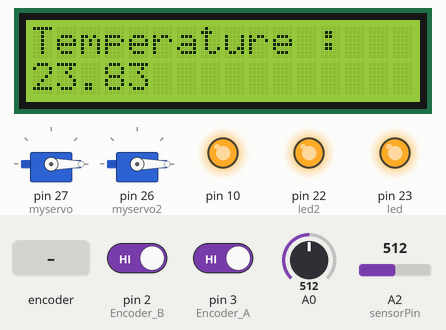
Recording of a sketch running on a simulated Arduino Mega 2560, built with avr-gcc and run on an emulated ATmega2560. On the bench: 2 × servo, 16×2 character LCD, output pins drawn as LEDs (lit = HIGH). Inputs (shaded band) come from the test bench; at power-on: A2 (sensorPin) = 512, A0 = 512, pin 2 (Encoder_B) HIGH, pin 3 (Encoder_A) HIGH.

Above: at 1.2 s.
1.3 s: A2 (sensorPin) set to 376
At 2.7 s:
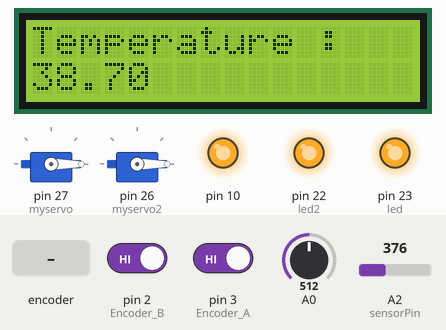
3.0 s: A2 (sensorPin) set to 354
At 3.21 s:
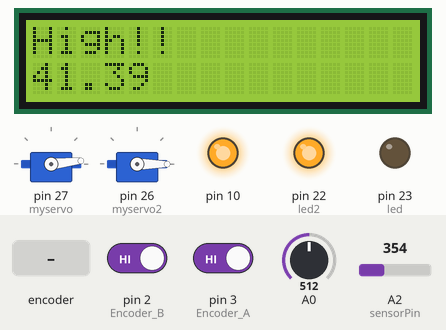
5.4 s: A2 (sensorPin) set to 716
At 5.94 s:
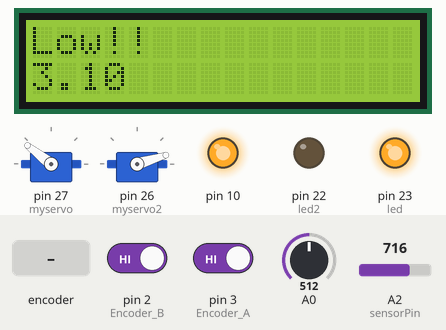
7.8 s: A0 set to 468
10.3 s: A0 set to 442
At 11.1 s:
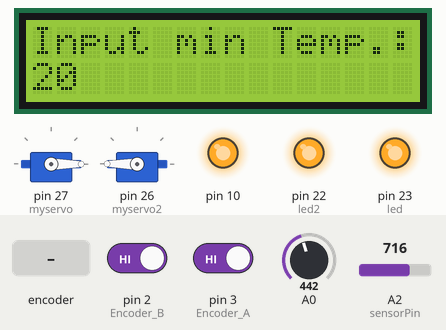
12.1 s: rotary encoder on pin 3 (Encoder_A) / pin 2 (Encoder_B) turned 1 step (first pin leading)
At 13.6 s:
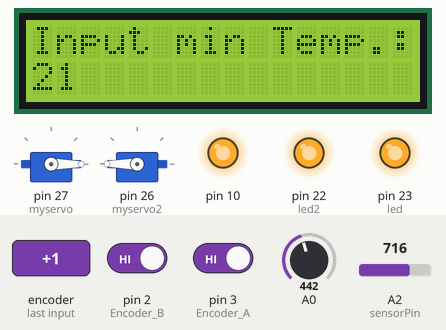
Timing chart, 0 to 15.0 s (numbered marks = the images above; inputs shaded):
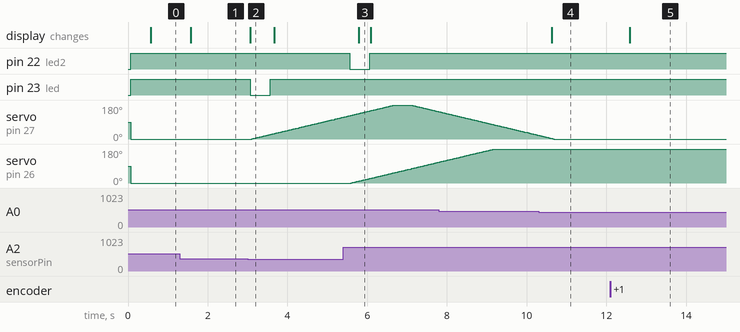

The sketch:

main_up.ino
```cpp
#include <LiquidCrystal.h> // LCD 쉴드, 이 쉴드를 전용으로 만든 헤더파일(LiquidCrystal.h)을 포함시켜줌
#include <Servo.h> // 서보모터를 돌기 위한 헤더파일

#include <String.h>
#include "Buzzer.h"
#include "TimerOne.h"
#include "TimerThree.h"

Servo myservo;  // create servo object to control a servo
Servo myservo2;  // create servo object to control a servo

int sensorPin = A2;    // select the input pin for the potentiometer
int sensorValue = 0;  // ADC 값
float sensorVoltage = 0.0; // 센서에 걸리는 전압
float sensorResistor = 0.0; // 센서의 저항
float sensorTemp = 0.0; // 센서에서 측정된 온도
float tempMiddle = 0.0;
float range = 30;   //10%
String str_temp = "";

LiquidCrystal lcd(8,9,4,5,6,7);
// LCD 쉴드 객체 생성(LCD 출력에 사용할 핀들을 설정해준다)

int led = 23; // LED 출력을 담당하는 핀을 2번으로 설정(빨간불)
int led2 = 22; // 노란불

int pos1 = 0;
int pos2 = 0;
int mt_state1 = 0; //(Hot)servo 모터 상태 저장( 0: 고정 , 1 : 열림 , 2: 닫힘)
int mt_state2 = 0; //(Cool)
bool onBeep= 1;   //
bool bInput = 1;  //
bool bStart = 1;  //

#define btnRIGHT  0
#define btnUP     1
#define btnDOWN   2
#define btnLEFT   3
#define btnSELECT 4
#define btnNONE   5
#define btnEncodeOK  6

const int Encoder_A =  3;            // Incremental Encoder singal A is PD3
const int Encoder_B =  2;            // Incremental Encoder singal B is PD2

unsigned int minTemp = 20; //10 ~ 30
unsigned int maxTemp = 40; //30 ~ 50

int state = 0;  // 0: 온도 출력 , 1: min Temp. 설정, 2: max Temp. 설정
int adc_key_in  = 0; //조이스틱 값 저장
int lcd_key     = 0;  //조이스틱의 판별된 값

int angle = 180; //servo motor의 최대 각도

String inputString = "";         // a string to hold incoming data
boolean stringComplete = false;  // whether the string is complete
String temp_str = "";
boolean isStart = false; //패킷 시작
char tcc ; //모드 저장
int read_LCD_buttons()  //조이스틱의 값을 읽어서 판별된 정보를 반환하는 함수
{
   adc_key_in = analogRead(0); //조이스틱이 A0번에 연결되어 있음

   if (adc_key_in > 1000) return btnNONE;
   if (adc_key_in < 50)   return btnLEFT;
   if (adc_key_in < 150)  return btnUP;
   if (adc_key_in < 250)  return btnRIGHT;
   if (adc_key_in < 450)  return btnSELECT;
   if (adc_key_in < 700)  return btnDOWN;
   if (adc_key_in < 850)  return btnEncodeOK;

   return btnNONE;  // when all others fail, return this...
}

void Encoder_san() //엔코더 값을 읽는 함수
{
   if(digitalRead(Encoder_B)) //1이면 시계방향
   {
      if(state == 1){       //state가 1이면 minTemp설정
         minTemp++;  //10 ~ 30
         if(minTemp > 30) minTemp = 30;
      }else if(state == 2){ //state가 2이면 maxTemp 설정
         maxTemp++;  //30 ~ 50
         if(maxTemp > 50) maxTemp = 50;
      }
   }
   else                       //0이면 반시계 방향
   {
      if(state == 1){
         minTemp--;
         if(minTemp < 10) minTemp = 10;
      }else if(state == 2){
         maxTemp--;
         if(maxTemp < 30) maxTemp = 30;
      }
   }
}

/*경고음이 반복해서 들리지 않고 설정한 온도보다 높아지는 순간에만 울리기 위해 설정한 변수이다. 만약 onBeep이 1이면 경고음을 내고, 0이면 경고음을 내지않기 위한 것을 설정해주는 변수*/
void setup() {
   myservo.attach(27);  // attaches the servo on pin 11 to the servo object
   myservo2.attach(26);  // attaches the  servo on pin 11 to the servo object
   lcd.begin(16, 2);// LCD의 cols의 길이가 16, rows의 길이가 2
   pinMode(10, OUTPUT); // 10번 핀으로 LCD 출력을 담당
   digitalWrite(10, HIGH); // 10번 핀(pin)에 HIGH(5V)를 줄지, LOW(0V)를 줄지 입력
   // lcd에 함수의 인수 안에 든 문자열을 출력
   pinMode(led, OUTPUT);  // 3번 핀으로 LED 출력을 담당
   pinMode(led2, OUTPUT);  // 3번 핀으로 LED 출력을 담당
   digitalWrite(led,HIGH);   //sink방식으로 연결되어 있기 때문에 High로 설정
   digitalWrite(led2,HIGH);  // 5v - LED - Arduino(digital)

   Serial2.begin(115200);   //mainup - buzzerup
   Serial1.begin(9600);     //smart phone - mainup

   myservo.write(0);  //초기 각도를 0도로 설정
   myservo2.write(0);

   Timer1.initialize(20000); //20000us -> 20ms -> 50Hz
   Timer1.attachInterrupt(callback1);
   // 0.02초

   Timer3.initialize(500000); //us -> 0.5초
   Timer3.attachInterrupt(callback3);
  // 현재하던 일을 중단시키고 callback 함수 실행


   pinMode(Encoder_A, INPUT);
   pinMode(Encoder_B, INPUT);
   digitalWrite(Encoder_A, 1);
   digitalWrite(Encoder_B, 1);
   //========================================
   attachInterrupt(1, Encoder_san, FALLING);
   // 회전하면서 값을 설정하는 순간 Encoder_san 함수를 불러 min 10~30 // max 20~40 사이의 숫자로 설정하도록 한다
  // 회전할 때 Encoder_san

   inputString.reserve(200); // 통신용 데이터저장공간 200byte
}
void callback1(){    // 서브모터
   myservo.write(pos1);              // tell servo to go to  position in variable 'pos']
   myservo2.write(pos2);
   if(mt_state1 == 1){ //여는거
      if(pos1 < angle) pos1++;
   }else if(mt_state1 == 2){ //잠구는거
      if(pos1 > 0) pos1--;
   }
   if(mt_state2 == 1){
      if(pos2 < angle) pos2++;
   }else if(mt_state2 == 2){ //잠구는거
      if(pos2 > 0) pos2--;
   }
}
void callback3(){ // 온도 값 읽어들임
   TempHumiSensorRead();
}
void TempHumiSensorRead(){
   static float tmp = 0; // 이전 온도를 저장해주는 변수

   sensorValue = analogRead(sensorPin);
   sensorVoltage = 5.0*sensorValue / 1023.0;
   sensorResistor = 10.4*sensorVoltage / (5-sensorVoltage);
   sensorTemp = (706.6 * (pow((sensorResistor*1000),-0.1541))-146);

   if(bStart){ //처음 시작할때, tmp와 sensorTemp를 같게 시작
      tmp = sensorTemp; // 이전온도 저장
      bStart = 0; // 처음에만 이전온도를 sensorTemp로 설정

     }

   if(sensorTemp < -10 ){ //값이 갑자기 급변하는경우 (노이즈) 이전 값으로 대체
      sensorTemp = tmp; // 이전값으로 대체
   }

   tempMiddle = (maxTemp - minTemp)/2.0; // 중간값이 몇인지 저장
   if(state == 1){ // minTemp설정 화면
      lcd.setCursor(0,0); // LCD에 커서를 (0,0)으로 설정
      lcd.clear();
      lcd.print("Input min Temp.:"); // 그 부분에 “Temperature High!”를 출력
      lcd.setCursor(0,1);
      lcd.print(minTemp);
   }
   else if(state == 2) // maxTemp설정 화면
   {
      lcd.setCursor(0,0); // LCD에 커서를 (0,0)으로 설정
      lcd.clear();
      lcd.print("Input max Temp.:"); // 그 부분에 “Temperature High!”를 출력
      lcd.setCursor(0,1);
      lcd.print(maxTemp);
   }

   else{ // 온도 출력 화면
      if((sensorTemp > maxTemp) && (mt_state1%2 == 0) && (pos1 == 0)){ // 만약 온도 값이 40도가 넘어가면
         digitalWrite(led, LOW); // LED에 HIGH(5V)를 줘서 빨간불이 들어올 수 있게 함
         lcd.setCursor(0,0); // LCD에 커서를 (0,0)으로 설정
         lcd.clear();
         lcd.print("High!!"); // 그 부분에 “Temperature High!”를 출력
         lcd.setCursor(0,1); // LCD에 커서를 (0,1)으로 설정
         lcd.print(sensorTemp); // 변수 g_fTempC의 값을 lcd에 출력해줌
         if(onBeep)   {  //1번만 소리를 재생시킴
            Serial2.print("b1$");
            onBeep = 0;
         }
         if(pos1 == 0) mt_state1 = 1;  //닫혀있을 때만 개방(움직이는 도중에는 구동이 안되게)
      }
      else if((sensorTemp < minTemp) && (mt_state2%2 == 0) && (pos2 == 0)){
         digitalWrite(led2, LOW); // LED에 HIGH(5V)를 줘서 빨간불이 들어올 수 있게 함
         lcd.setCursor(0,0); // LCD에 커서를 (0,0)으로 설정
         lcd.clear();
         lcd.print("Low!!"); // 그 부분에 “Temperature High!”를 출력
         lcd.setCursor(0,1); // LCD에 커서를 (0,1)으로 설정
         lcd.print(sensorTemp); // 변수 g_fTempC의 값을 lcd에 출력해줌
         if(onBeep)   {
            Serial2.print("b2$"); // 그냥 숫자만 보내면 buzzer up에서 fan인지 버저인지 구분해주기 위해서
            // 앞에 문자를 붙임
            // buzzer 의 2단계 + $(마지막의미)

            onBeep = 0;
         }
         if(pos2 == 0) mt_state2 = 1;
      }
      else{
//여기까지
         digitalWrite(led, HIGH); // LED이 출력되지 않게 함
         digitalWrite(led2, HIGH); // LED이 출력되지 않게 함
         lcd.setCursor(0,0); // LCD에 커서를 (0,0)으로 설정
         lcd.clear();
         lcd.print("Temperature : "); // 그 부분에 "Normal Temperature"를 출력
         lcd.setCursor(0,1);// LCD에 커서를 (0,1)으로 설정
         lcd.print(sensorTemp); // 변수 g_fTempC의 값을 lcd에 출력해줌
         Serial2.print("b0$");
         onBeep = 1; //
         if((sensorTemp <= (minTemp + tempMiddle + tempMiddle*(100.0-range)/100.0)) && mt_state1 == 1 && pos1 >= angle){ //열려 있는 상태에서 끝까지 열었으면, 닫음
            mt_state1 = 2; //닫아라 // 뜨거운 -> 차가운
         //min = 20 ,middle = 5. max = 10;
         }
         if((sensorTemp >= (minTemp + tempMiddle - tempMiddle*(100.0-range)/100.0)) && mt_state2 == 1 && pos2 >= angle){ //열려 있는 상태에서 끝까지 열었으면, 닫음
            mt_state2 = 2;
         }
      }
      str_temp = String(sensorTemp);
      Serial1.println("c"+str_temp);
      tmp = sensorTemp;  //이전 값 저장
   }
}


void serial1Event() {// smartphone에서 mainup로 들어오는 정보를 처리해주는 함수
   while (Serial1.available()) { // Serial1(smartphone - mainup)에 데이터가 있으면
      char inChar = (char)Serial1.read(); // 그 데이터를 한바이트씩 읽어들임(char로 형변환)
      if((inChar == 'f' ||inChar == 'v'||inChar == 'm'||inChar == 'M') && !isStart){
        isStart = true;
         tcc = inChar; // 모드 저장
      }
      else if(isStart && inChar != '$'){
         inputString += inChar; // 그 다음부터는 숫자값->이것으로 inpusString 값 저장
      }
      if (isStart && inChar == '$') {
         stringComplete = true;
      }
   }
}
void loop() {
   serial1Event();
   if (stringComplete) { //문자열이 끝났으면(엔터까지)
      switch(tcc){
      case 'm': minTemp = inputString.toInt(); break;
      case 'M': maxTemp = inputString.toInt(); break;
      case 'f': Serial2.print("f"+inputString+"$"); break;
      case 'v': Serial2.print("v"+inputString+"$"); break;
      // fan과 vibration은 버저마프에 있기떄문에 버저마프로 전달
     }
      inputString = "";
      stringComplete = false;
      isStart = false;
   }

   lcd_key = read_LCD_buttons();  //조이스틱에서 값을 읽음
   switch (lcd_key)               // depending on which button was pushed, we perform an action
   {
   case btnRIGHT:
     break;
   case btnLEFT:
      break;
   case btnUP:
        break;
   case btnDOWN:
       break;
   case btnSELECT:
      {
         if(bInput ){   // 눌렀다 땠을 때를 판별하기위한 변수
            state++; //state를 다음으로 변경
            state %= 3;   //0, 1, 2만 반복하기 위해
            bInput = 0;  //state의 중복 증가를 방지하기 위하여 bInput을 0으로 저장
            // 쭉 누르고 있을 때 계속 state가 바뀌기 때문에 그것을 방지해주기 위한것
         }
         break;
      }
   case btnEncodeOK:
        break;
   case btnNONE:
      {
         bInput = 1;  //땠을때, bInput을 1로 해줌으로써, 새로운 state 입력을 받을 수 있게 함
         break;
      }

   }
   delay(20);
}
```

Buzzer.cpp
```cpp
#include "Buzzer.h"
void BuzzerContol(int Freq, int PlayTime)
{
tone(BUZZER_PIN,Freq,PlayTime);
}
void BuzzerStop()
{
noTone(BUZZER_PIN);
}
```

Buzzer.h
```cpp
#include <Arduino.h>
#define NOTE_B0 31
#define NOTE_C1 33
#define NOTE_CS1 35
#define NOTE_D1 37
#define NOTE_DS1 39
#define NOTE_E1 41
#define NOTE_F1 44
#define NOTE_FS1 46
#define NOTE_G1 49
#define NOTE_GS1 52
#define NOTE_A1 55
#define NOTE_AS1 58
#define NOTE_B1 62
#define NOTE_C2 65
#define NOTE_CS2 69
#define NOTE_D2 73
#define NOTE_DS2 78
#define NOTE_E2 82
#define NOTE_F2 87
#define NOTE_FS2 93
#define NOTE_G2 98
#define NOTE_GS2 104
#define NOTE_A2 110
#define NOTE_AS2 117
#define NOTE_B2 123
#define NOTE_C3 131
#define NOTE_CS3 139
#define NOTE_D3 147
#define NOTE_DS3 156
#define NOTE_E3 165
#define NOTE_F3 175
#define NOTE_FS3 185
#define NOTE_G3 196
#define NOTE_GS3 208
#define NOTE_A3 220
#define NOTE_AS3 233
#define NOTE_B3 247
#define NOTE_C4 262 // 도
#define NOTE_CS4 277
#define NOTE_D4 294 // 레
#define NOTE_DS4 311
#define NOTE_E4 330 // 미
#define NOTE_F4 349 // 파
#define NOTE_FS4 370
#define NOTE_G4 392 // 솔
#define NOTE_GS4 415
#define NOTE_A4 440 // 라
#define NOTE_AS4 466
#define NOTE_B4 494 // 시
#define NOTE_C5 523 // 도
#define NOTE_CS5 554
#define NOTE_D5 587
#define NOTE_DS5 622
#define NOTE_E5 659
#define NOTE_F5 698
#define NOTE_FS5 740
#define NOTE_G5 784
#define NOTE_GS5 831
#define NOTE_A5 880
#define NOTE_AS5 932
#define NOTE_B5 988
#define NOTE_C6 1047
#define NOTE_CS6 1109
#define NOTE_D6 1175
#define NOTE_DS6 1245
#define NOTE_E6 1319
#define NOTE_F6 1397
#define NOTE_FS6 1480
#define NOTE_G6 1568
#define NOTE_GS6 1661
#define NOTE_A6 1760
#define NOTE_AS6 1865
#define NOTE_B6 1976
#define NOTE_C7 2093
#define NOTE_CS7 2217
#define NOTE_D7 2349
#define NOTE_DS7 2489
#define NOTE_E7 2637
#define NOTE_F7 2794
#define NOTE_FS7 2960
#define NOTE_G7 3136
#define NOTE_GS7 3322
#define NOTE_A7 3520
#define NOTE_AS7 3729
#define NOTE_B7 3951
#define NOTE_C8 4186
#define NOTE_CS8 4435
#define NOTE_D8 4699
#define NOTE_DS8 4978
#define BUZZER_PIN 12
void BuzzerContol(int Freq, int PlayTime);
void BuzzerStop();
```

Measured:
- the behaviour switches between 366 and 365 on A2 (sensorPin) (found by bisection; images 1 and 2)
- the behaviour switches between 450 and 449 on A0 (found by bisection; images 3 and 4)
- after the input at 1.3 s, the display: changes after 0.28 s (image 1)
- after the input at 3.0 s, pin 23 (led): HIGH → LOW after 0.06 s, → HIGH 0.50 s later; servo on pin 27 (myservo): moves from 0° to 115° over 2.3 s, starting after 0.10 s; the display: changes after 0.07 s (image 2)
- after the input at 5.4 s, pin 22 (led2): HIGH → LOW after 0.16 s, → HIGH 0.50 s later; servo on pin 26 (myservo2): moves from 0° to 110° over 2.2 s, starting after 0.20 s; the display: changes after 0.39 s (image 3)
- after the input at 10.3 s, the display: changes after 0.33 s (image 4)
- after the input at 12.1 s, the display: changes after 0.48 s (image 5)
